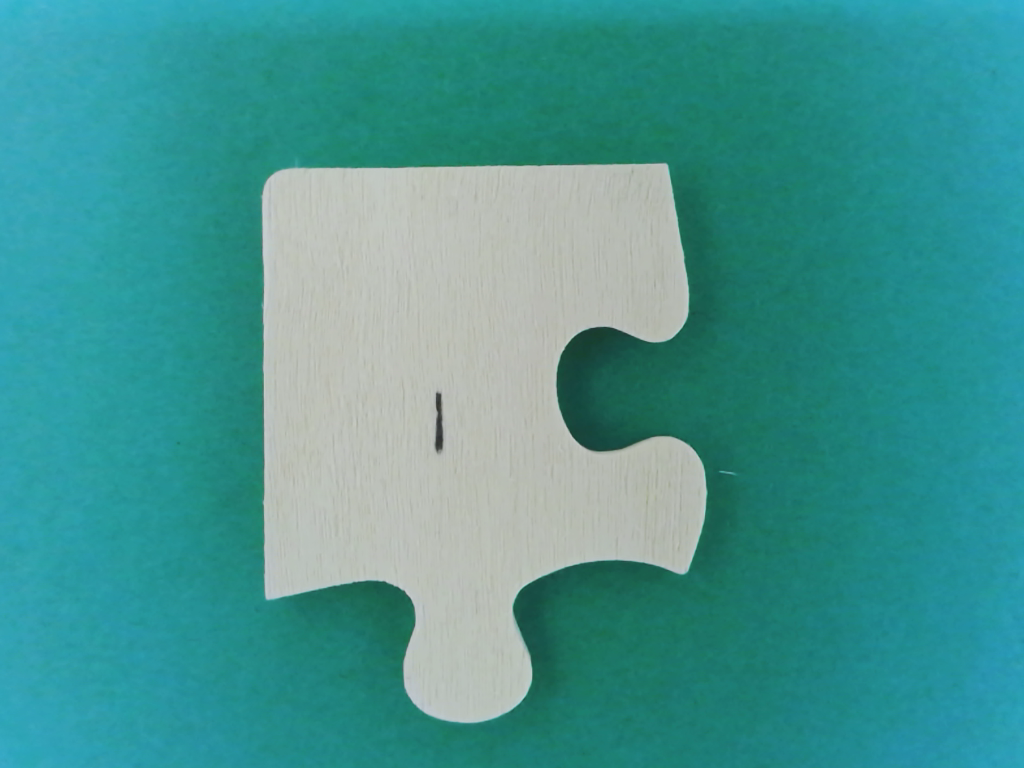
#> input picture 01_study/05_奈良高専方式/source_pic2/C270image1001.bmp, 1024 x 768 px; its folder holds only this picture in this run
$ python test_run.py   (older library calls are emulated)
#> lines starting #> are read from the running program, lines starting #| are printed output that depends on the picture
### 01_study/05_奈良高専方式/solver/libs/piece.py
# -*- coding: utf-8 -*-
"""
Created on Wed Dec 27 16:17:43 2017

@author: p000495138
"""

import numpy as np
from scipy import interpolate
import cv2
import edge
import shapetype
import importlib
importlib.reload(edge)
importlib.reload(edge)

"""
################
1ピースの事前処理
################
"""
class Piece():
    def __init__(self,img):
        self.img = img[40:-40,40:-40]

    #%% ピース計算
    # [200 lines left out: functions get_pieceinfo, _get_binaryimg, _calc_morphology, _bspline, _detect_contour, _detect_4corner, not called in this run]

### 01_study/05_奈良高専方式/solver/libs/test_run.py
# -*- coding: utf-8 -*-
"""
Created on Fri Dec 29 23:28:56 2017

@author: takumi
"""
import glob
import piece
import solver
import matplotlib.pyplot as plt
import numpy as np
import cv2

import importlib
importlib.reload(piece)
importlib.reload(solver)

#プロット色々ためすための、、、
IMGN1 = 4 #サブプロット縦　個数
IMGN2 = 6 #サブプロット横　個数
plt.close("all")

#ファイルリスト取得
filelist = glob.glob("../../source_pic2/*.bmp")
filelist.sort()


#画像読み出し
img_list = []
for idx,filepass in enumerate(filelist):
    img = cv2.imread(filepass)
#> img is the input picture: shape (768, 1024, 3); mean B, G, R 146.6, 149.9, 69.1
    img_list.append(img)


#全ピース/エッジ/形状種類の情報取得(白ブロブ)
pieceinfo_list = []
for idx,img in enumerate(img_list):
    p = piece.Piece(img)
#> (the run stopped early here; a loop or call above may not have finished)

$ run again, on 01_study/05_奈良高専方式/source_pic2/C270image1005.bmp
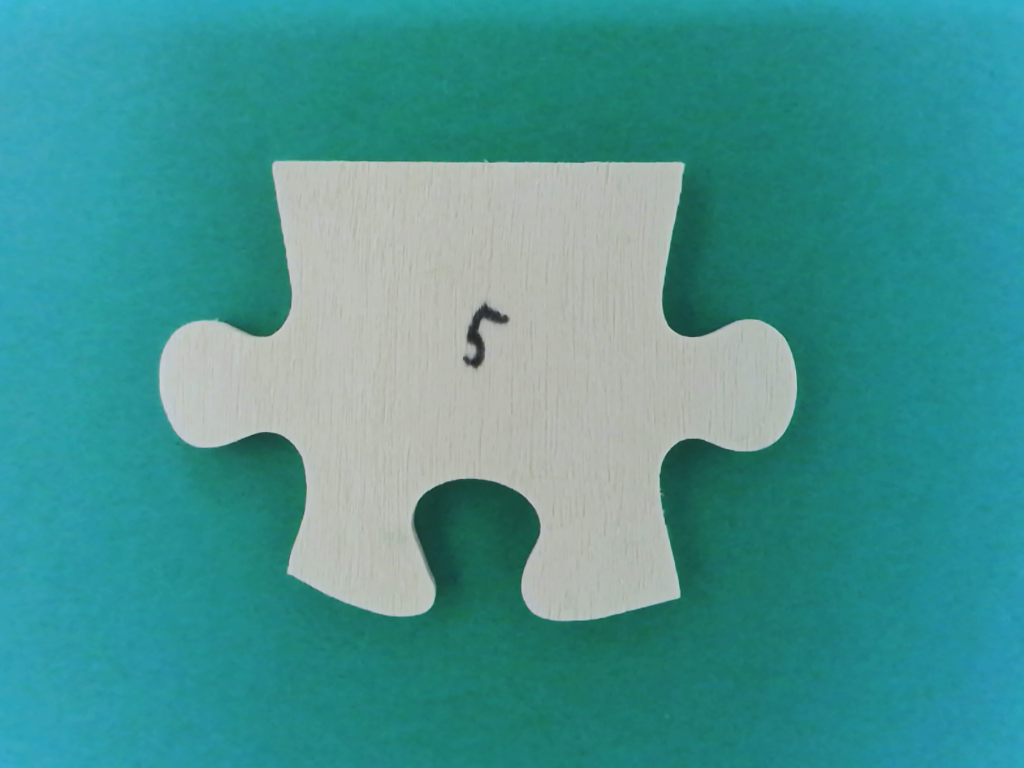
#> input picture 01_study/05_奈良高専方式/source_pic2/C270image1005.bmp, 1024 x 768 px
#> img is the input picture: shape (768, 1024, 3); mean B, G, R 146.6, 148.7, 69.6

$ run again, on 01_study/05_奈良高専方式/source_pic2/C270image1006.bmp
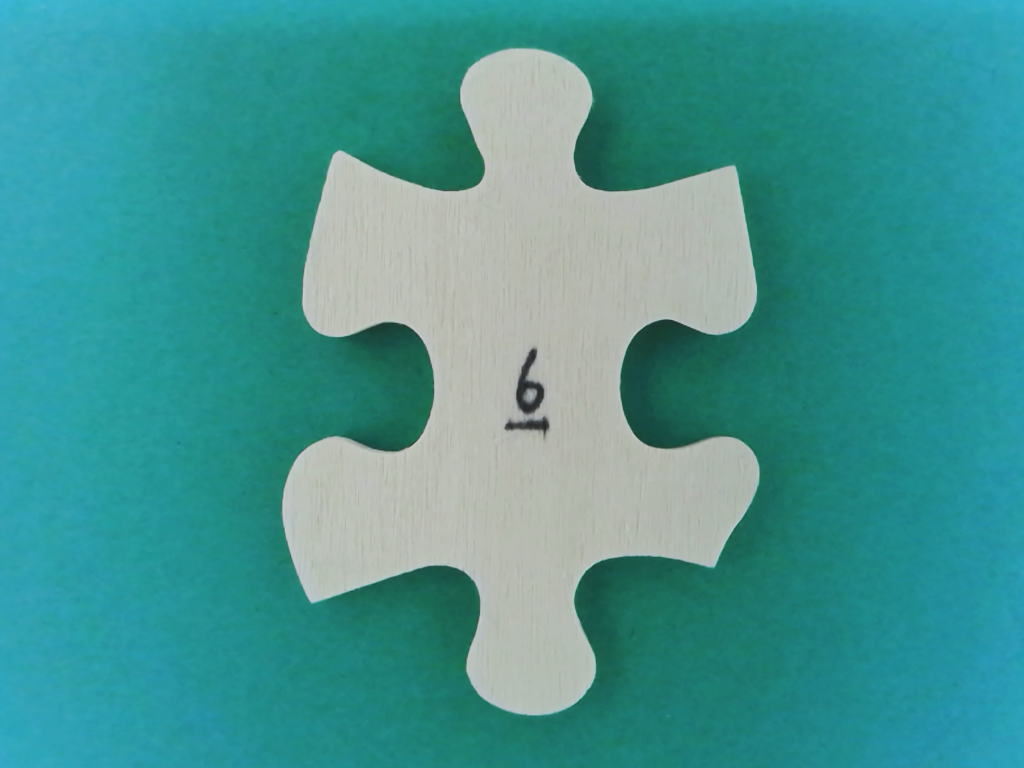
#> input picture 01_study/05_奈良高専方式/source_pic2/C270image1006.bmp, 1024 x 768 px
#> img is the input picture: shape (768, 1024, 3); mean B, G, R 147.2, 149.8, 67.9

$ run again, on 01_study/05_奈良高専方式/source_pic2/C270image1007.bmp
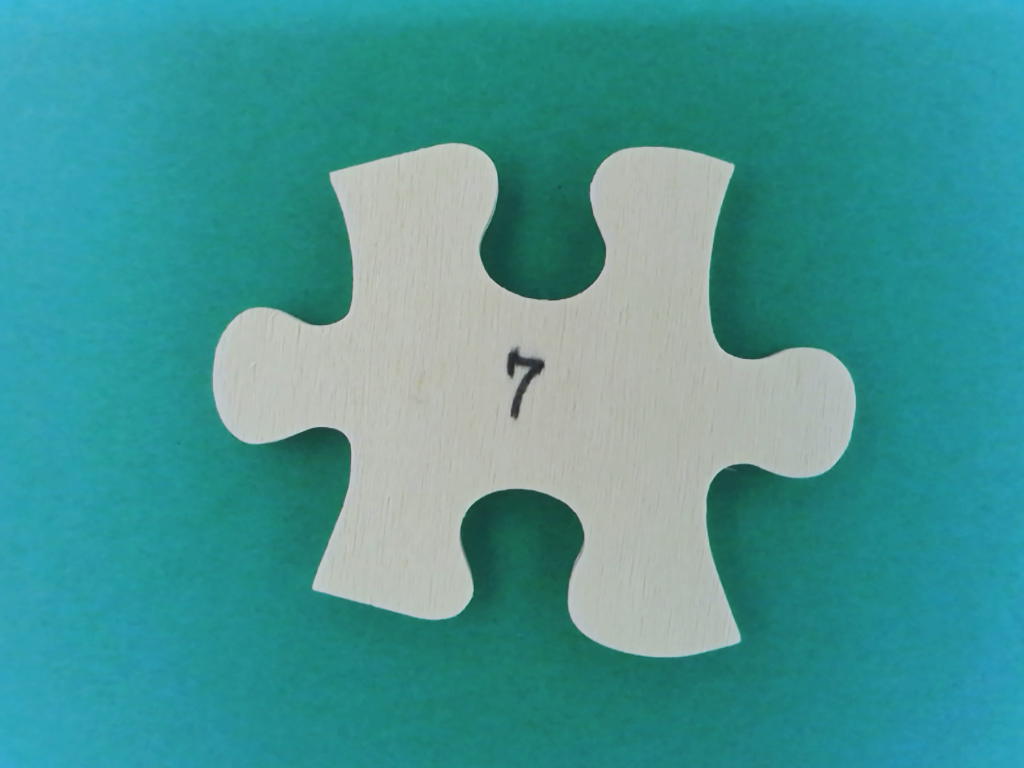
#> input picture 01_study/05_奈良高専方式/source_pic2/C270image1007.bmp, 1024 x 768 px
#> img is the input picture: shape (768, 1024, 3); mean B, G, R 149.3, 150.4, 69

$ run again, on 01_study/05_奈良高専方式/source_pic2/C270image1002.bmp
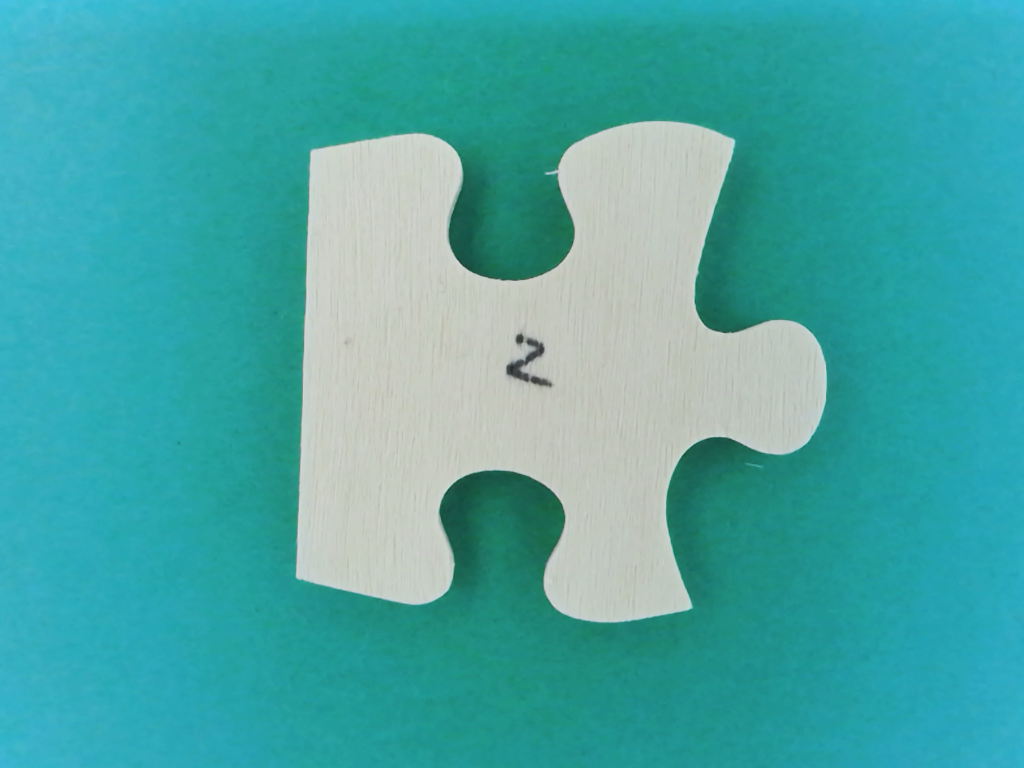
#> input picture 01_study/05_奈良高専方式/source_pic2/C270image1002.bmp, 1024 x 768 px
#> img is the input picture: shape (768, 1024, 3); mean B, G, R 166.1, 166.9, 72.6
